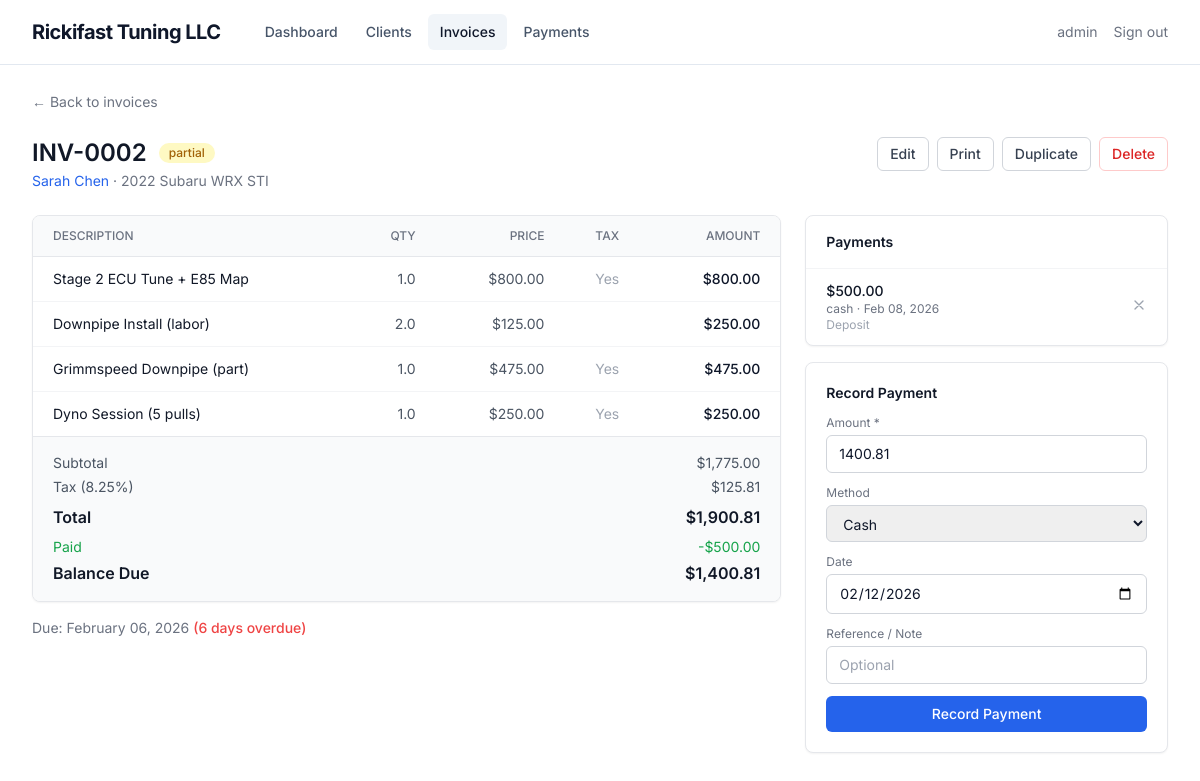
Screenshot of /invoices/2 (signed in) with the database file from the repository.
### app/models/models.py (models this page shows, shortened)
class User(UserMixin, db.Model):
    id = db.Column(db.Integer, primary_key=True)
    username = db.Column(db.String(64), unique=True, nullable=False)
    email = db.Column(db.String(120), unique=True, nullable=False)
    password_hash = db.Column(db.String(128))

class Invoice(db.Model):
    id = db.Column(db.Integer, primary_key=True)
    client_id = db.Column(db.Integer, db.ForeignKey('client.id'), nullable=False)
    invoice_number = db.Column(db.String(20), unique=True, nullable=False)
    status = db.Column(db.String(20), default='draft')  # draft or sent
    due_date = db.Column(db.Date)
    notes = db.Column(db.Text)
    tax_rate = db.Column(db.Float, default=0.0825)
    created_at = db.Column(db.DateTime, default=lambda: datetime.now(timezone.utc))
    updated_at = db.Column(db.DateTime, default=lambda: datetime.now(timezone.utc),
                           onupdate=lambda: datetime.now(timezone.utc))
    items = db.relationship('InvoiceItem', backref='invoice',
                            cascade='all, delete-orphan', lazy='dynamic')
    payments = db.relationship('Payment', backref='invoice',
                               cascade='all, delete-orphan', lazy='dynamic',
                               order_by='Payment.payment_date.desc()')
    def calculate_subtotal(self):
        return sum(item.amount for item in self.items)
    def calculate_tax(self):
        return sum(item.amount for item in self.items if item.taxable) * self.tax_rate
    def calculate_total(self):
        return self.calculate_subtotal() + self.calculate_tax()
    def calculate_paid(self):
        return sum(p.amount for p in self.payments)
    def calculate_balance(self):
        return self.calculate_total() - self.calculate_paid()
    def get_status(self):
        total = self.calculate_total()
        paid = self.calculate_paid()
        if self.status == 'draft':
            return 'draft'
        if total > 0 and paid >= total:
            return 'paid'
        if paid > 0:
            return 'partial'
        if self.due_date and self.due_date < date.today():
            return 'overdue'
        return 'sent'
    def days_overdue(self):
        if self.due_date and self.due_date < date.today():
            return (date.today() - self.due_date).days
        return 0

class Client(db.Model):
    id = db.Column(db.Integer, primary_key=True)
    first_name = db.Column(db.String(100), nullable=False)
    last_name = db.Column(db.String(100), nullable=False)
    email = db.Column(db.String(120))
    phone = db.Column(db.String(20))
    vehicle_year = db.Column(db.String(4))
    vehicle_make = db.Column(db.String(50))
    vehicle_model = db.Column(db.String(50))
    vehicle_trim = db.Column(db.String(50))
    notes = db.Column(db.Text)
    created_at = db.Column(db.DateTime, default=lambda: datetime.now(timezone.utc))
    updated_at = db.Column(db.DateTime, default=lambda: datetime.now(timezone.utc),
                           onupdate=lambda: datetime.now(timezone.utc))
    invoices = db.relationship('Invoice', backref='client', lazy='dynamic',
                               cascade='all, delete-orphan')
    @property
    def full_name(self):
        return f'{self.first_name} {self.last_name}'
    @property
    def vehicle_display(self):
        parts = [p for p in [self.vehicle_year, self.vehicle_make,
                             self.vehicle_model, self.vehicle_trim] if p]
        return ' '.join(parts) if parts else 'No vehicle'

class InvoiceItem(db.Model):
    id = db.Column(db.Integer, primary_key=True)
    invoice_id = db.Column(db.Integer, db.ForeignKey('invoice.id'), nullable=False)
    description = db.Column(db.String(200), nullable=False)
    quantity = db.Column(db.Float, default=1)
    unit_price = db.Column(db.Float, nullable=False)
    taxable = db.Column(db.Boolean, default=False)
    @property
    def amount(self):
        return self.quantity * self.unit_price

class Payment(db.Model):
    id = db.Column(db.Integer, primary_key=True)
    invoice_id = db.Column(db.Integer, db.ForeignKey('invoice.id'), nullable=False)
    amount = db.Column(db.Float, nullable=False)
    payment_date = db.Column(db.Date, default=lambda: date.today())
    method = db.Column(db.String(20), default='cash')  # cash/check/zelle/venmo/card/other
    reference_note = db.Column(db.String(200))
    created_at = db.Column(db.DateTime, default=lambda: datetime.now(timezone.utc))

### app/routes/invoices.py (the view)
@invoices.route('/<int:id>')
@login_required
def view(id):
    invoice = db.get_or_404(Invoice, id)
    return render_template('invoices/view.html', invoice=invoice, today=date.today().isoformat())

### app/models/models.py (called while the page is built)
@login_manager.user_loader
def load_user(id):
    return db.session.get(User, int(id))

### app/templates/invoices/view.html (shortened to what this page needs)
{% extends "base.html" %}
{% block content %}
{% set s = invoice.get_status() %}
<div class="mb-6">
    <a href="{{ url_for('invoices.index') }}" class="text-sm text-gray-500 hover:text-gray-700">&larr; Back to invoices</a>
</div>
<div class="flex flex-col sm:flex-row sm:items-start sm:justify-between mb-6">
    <div>
        <div class="flex items-center gap-3">
            <h1 class="text-2xl font-semibold text-gray-900">{{ invoice.invoice_number }}</h1>
            <span class="px-2.5 py-0.5 text-xs font-medium rounded-full
                {% if s == 'draft' %}bg-gray-100 text-gray-600
                {% elif s == 'sent' %}bg-blue-100 text-blue-700
                {% elif s == 'partial' %}bg-yellow-100 text-yellow-700
                {% elif s == 'paid' %}bg-green-100 text-green-700
                {% elif s == 'overdue' %}bg-red-100 text-red-700
                {% endif %}">{{ s }}</span>
        </div>
        <p class="text-sm text-gray-500 mt-0.5">
            <a href="{{ url_for('clients.view', id=invoice.client.id) }}" class="text-blue-600 hover:text-blue-700">{{ invoice.client.full_name }}</a>
            · {{ invoice.client.vehicle_display }}
        </p>
    </div>
    <div class="mt-3 sm:mt-0 flex flex-wrap gap-2">
        <a href="{{ url_for('invoices.edit', id=invoice.id) }}" class="px-3 py-1.5 text-sm font-medium rounded-md border border-gray-300 bg-white text-gray-700 hover:bg-gray-50">Edit</a>
        <a href="{{ url_for('invoices.print_view', id=invoice.id) }}" target="_blank" class="px-3 py-1.5 text-sm font-medium rounded-md border border-gray-300 bg-white text-gray-700 hover:bg-gray-50">Print</a>
        <form method="POST" action="{{ url_for('invoices.duplicate', id=invoice.id) }}" class="inline">
            <button type="submit" class="px-3 py-1.5 text-sm font-medium rounded-md border border-gray-300 bg-white text-gray-700 hover:bg-gray-50">Duplicate</button>
        </form>
        <form method="POST" action="{{ url_for('invoices.delete', id=invoice.id) }}" class="inline" onsubmit="return confirm('Delete this invoice?')">
            <button type="submit" class="px-3 py-1.5 text-sm font-medium rounded-md border border-red-200 text-red-600 hover:bg-red-50">Delete</button>
        </form>
    </div>
</div>
<div class="grid lg:grid-cols-3 gap-6">
    <div class="lg:col-span-2 space-y-4">
        <div class="bg-white rounded-lg border border-gray-200 shadow-sm overflow-hidden">
            <table class="min-w-full divide-y divide-gray-200">
                <thead class="bg-gray-50">
                    <tr>
                        <th class="px-5 py-3 text-left text-xs font-medium text-gray-500 uppercase">Description</th>
                        <th class="px-5 py-3 text-right text-xs font-medium text-gray-500 uppercase">Qty</th>
                        <th class="px-5 py-3 text-right text-xs font-medium text-gray-500 uppercase">Price</th>
                        <th class="px-5 py-3 text-center text-xs font-medium text-gray-500 uppercase">Tax</th>
                        <th class="px-5 py-3 text-right text-xs font-medium text-gray-500 uppercase">Amount</th>
                    </tr>
                </thead>
                <tbody class="divide-y divide-gray-100">
                    {% for item in invoice.items %}
                    <tr>
                        <td class="px-5 py-3 text-sm text-gray-900">{{ item.description }}</td>
                        <td class="px-5 py-3 text-sm text-right text-gray-600">{{ item.quantity }}</td>
                        <td class="px-5 py-3 text-sm text-right text-gray-600">${{ '{:,.2f}'.format(item.unit_price) }}</td>
                        <td class="px-5 py-3 text-sm text-center text-gray-400">{{ 'Yes' if item.taxable else '' }}</td>
                        <td class="px-5 py-3 text-sm text-right font-medium">${{ '{:,.2f}'.format(item.amount) }}</td>
                    </tr>
                    {% endfor %}
                </tbody>
            </table>
            <div class="px-5 py-4 border-t border-gray-200 bg-gray-50 space-y-1">
                <div class="flex justify-between text-sm text-gray-600">
                    <span>Subtotal</span>
                    <span>${{ '{:,.2f}'.format(invoice.calculate_subtotal()) }}</span>
                </div>
                <div class="flex justify-between text-sm text-gray-600">
                    <span>Tax ({{ '{:.2f}'.format(invoice.tax_rate * 100) }}%)</span>
                    <span>${{ '{:,.2f}'.format(invoice.calculate_tax()) }}</span>
                </div>
                <div class="flex justify-between text-base font-semibold text-gray-900 pt-1">
                    <span>Total</span>
                    <span>${{ '{:,.2f}'.format(invoice.calculate_total()) }}</span>
                </div>
                {% if invoice.calculate_paid() > 0 %}
                <div class="flex justify-between text-sm text-green-600 pt-1">
                    <span>Paid</span>
                    <span>-${{ '{:,.2f}'.format(invoice.calculate_paid()) }}</span>
                </div>
                <div class="flex justify-between text-base font-semibold text-gray-900">
                    <span>Balance Due</span>
                    <span>${{ '{:,.2f}'.format(invoice.calculate_balance()) }}</span>
                </div>
                {% endif %}
            </div>
        </div>
        {% if invoice.due_date %}
        <p class="text-sm text-gray-500">Due: {{ invoice.due_date.strftime('%B %d, %Y') }}{% if invoice.days_overdue() > 0 %} <span class="text-red-500 font-medium">({{ invoice.days_overdue() }} days overdue)</span>{% endif %}</p>
        {% endif %}
    </div>
    <div class="space-y-4">
        <div class="bg-white rounded-lg border border-gray-200 shadow-sm">
            <div class="px-5 py-4 border-b border-gray-100">
                <h2 class="text-sm font-semibold text-gray-900">Payments</h2>
            </div>
            <div class="divide-y divide-gray-100">
                {% for p in invoice.payments %}
                <div class="px-5 py-3 flex justify-between items-center">
                    <div>
                        <p class="text-sm font-medium text-gray-900">${{ '{:,.2f}'.format(p.amount) }}</p>
                        <p class="text-xs text-gray-500">{{ p.method }} · {{ p.payment_date.strftime('%b %d, %Y') if p.payment_date else '' }}</p>
                        {% if p.reference_note %}<p class="text-xs text-gray-400">{{ p.reference_note }}</p>{% endif %}
                    </div>
                    <form method="POST" action="{{ url_for('payments.delete', id=p.id) }}" onsubmit="return confirm('Delete this payment?')">
                        <button type="submit" class="text-gray-400 hover:text-red-500">
                            <svg class="w-4 h-4" fill="none" stroke="currentColor" viewBox="0 0 24 24">
                                <path stroke-linecap="round" stroke-linejoin="round" stroke-width="2" d="M6 18L18 6M6 6l12 12"/>
                            </svg>
                        </button>
                    </form>
                </div>
                {% else %}
                <p class="px-5 py-4 text-sm text-gray-400">No payments recorded.</p>
                {% endfor %}
            </div>
        </div>
        {% if invoice.calculate_balance() > 0 %}
        <div class="bg-white rounded-lg border border-gray-200 shadow-sm p-5">
            <h3 class="text-sm font-semibold text-gray-900 mb-3">Record Payment</h3>
            <form method="POST" action="{{ url_for('invoices.record_payment', id=invoice.id) }}" class="space-y-3">
                <div>
                    <label class="block text-xs text-gray-500 mb-1">Amount *</label>
                    <input type="number" name="amount" step="0.01" min="0.01" required
                           value="{{ '{:.2f}'.format(invoice.calculate_balance()) }}"
                           class="w-full px-3 py-2 border border-gray-300 rounded-md text-sm focus:outline-none focus:ring-2 focus:ring-blue-500 focus:border-transparent">
                </div>
                <div>
                    <label class="block text-xs text-gray-500 mb-1">Method</label>
                    <select name="method" class="w-full px-3 py-2 border border-gray-300 rounded-md text-sm focus:outline-none focus:ring-2 focus:ring-blue-500 focus:border-transparent">
                        <option value="cash">Cash</option>
                    </select>
                </div>
                <div>
                    <label class="block text-xs text-gray-500 mb-1">Date</label>
                    <input type="date" name="payment_date" value="{{ today }}"
                           class="w-full px-3 py-2 border border-gray-300 rounded-md text-sm focus:outline-none focus:ring-2 focus:ring-blue-500 focus:border-transparent">
                </div>
                <div>
                    <label class="block text-xs text-gray-500 mb-1">Reference / Note</label>
                    <input type="text" name="reference_note" placeholder="Optional"
                           class="w-full px-3 py-2 border border-gray-300 rounded-md text-sm focus:outline-none focus:ring-2 focus:ring-blue-500 focus:border-transparent">
                </div>
                <button type="submit" class="w-full px-4 py-2 text-sm font-medium text-white bg-blue-600 rounded-md hover:bg-blue-700">Record Payment</button>
            </form>
        </div>
        {% endif %}
    </div>
</div>
{% endblock %}

### app/templates/base.html (shortened to what this page needs)
<!DOCTYPE html>
<html lang="en">
<head>
    <script src="https://cdn.tailwindcss.com"></script>
</head>
<body class="bg-white font-sans text-slate-900 min-h-screen" x-data="{ mobileOpen: false }">
{% if current_user.is_authenticated %}
<nav class="border-b border-slate-200 bg-white">
    <div class="max-w-7xl mx-auto px-4 sm:px-6 lg:px-8">
        <div class="flex justify-between h-16">
            <div class="flex items-center gap-8">
                <a href="{{ url_for('dashboard') }}" class="text-xl font-bold text-slate-900 tracking-tight">Rickifast Tuning LLC</a>
                <div class="hidden sm:flex items-center space-x-1">
                    <a href="{{ url_for('dashboard') }}" class="px-3 py-2 text-sm font-medium rounded-md transition-colors {% if request.endpoint == 'dashboard' %}bg-slate-100 text-slate-900{% else %}text-slate-600 hover:text-slate-900 hover:bg-slate-50{% endif %}">Dashboard</a>
                    <a href="{{ url_for('clients.index') }}" class="px-3 py-2 text-sm font-medium rounded-md transition-colors {% if request.endpoint and request.endpoint.startswith('clients.') %}bg-slate-100 text-slate-900{% else %}text-slate-600 hover:text-slate-900 hover:bg-slate-50{% endif %}">Clients</a>
                    <a href="{{ url_for('invoices.index') }}" class="px-3 py-2 text-sm font-medium rounded-md transition-colors {% if request.endpoint and request.endpoint.startswith('invoices.') %}bg-slate-100 text-slate-900{% else %}text-slate-600 hover:text-slate-900 hover:bg-slate-50{% endif %}">Invoices</a>
                    <a href="{{ url_for('payments.index') }}" class="px-3 py-2 text-sm font-medium rounded-md transition-colors {% if request.endpoint and request.endpoint.startswith('payments.') %}bg-slate-100 text-slate-900{% else %}text-slate-600 hover:text-slate-900 hover:bg-slate-50{% endif %}">Payments</a>
                </div>
            </div>
            <div class="flex items-center gap-4">
                <span class="hidden sm:inline text-sm text-gray-500">{{ current_user.username }}</span>
                <a href="{{ url_for('auth.logout') }}" class="text-sm text-gray-500 hover:text-gray-700">Sign out</a>
            </div>
        </div>
    </div>
</nav>
{% endif %}
<main class="max-w-7xl mx-auto px-4 sm:px-6 lg:px-8 py-6">
    {% block content %}{% endblock %}
</main>
</body>
</html>

### rows the page displays
User: username "admin"
Invoice: invoice_number "INV-0002", invoice.tax_rate*100 "8.25", due_date "February 06, 2026", days_overdue "6"
Client: client.full_name "Sarah Chen", client.vehicle_display "2022 Subaru WRX STI"
InvoiceItem: description "Stage 2 ECU Tune + E85 Map", quantity "1.0", unit_price "800.00", taxable "Yes", amount "800.00", calculate_subtotal "1,775.00", calculate_tax "125.81", calculate_total "1,900.81", calculate_balance "1,400.81", amount "1400.81"
InvoiceItem: description "Downpipe Install (labor)", quantity "2.0", unit_price "125.00", amount "250.00"
InvoiceItem: description "Grimmspeed Downpipe (part)", quantity "1.0", unit_price "475.00", taxable "Yes", amount "475.00"
InvoiceItem: description "Dyno Session (5 pulls)", quantity "1.0", unit_price "250.00", taxable "Yes", amount "250.00"
Payment: calculate_paid "500.00", amount "500.00", method "cash", payment_date "Feb 08, 2026", reference_note "Deposit"

### other values shown
{{ s }} "partial"
